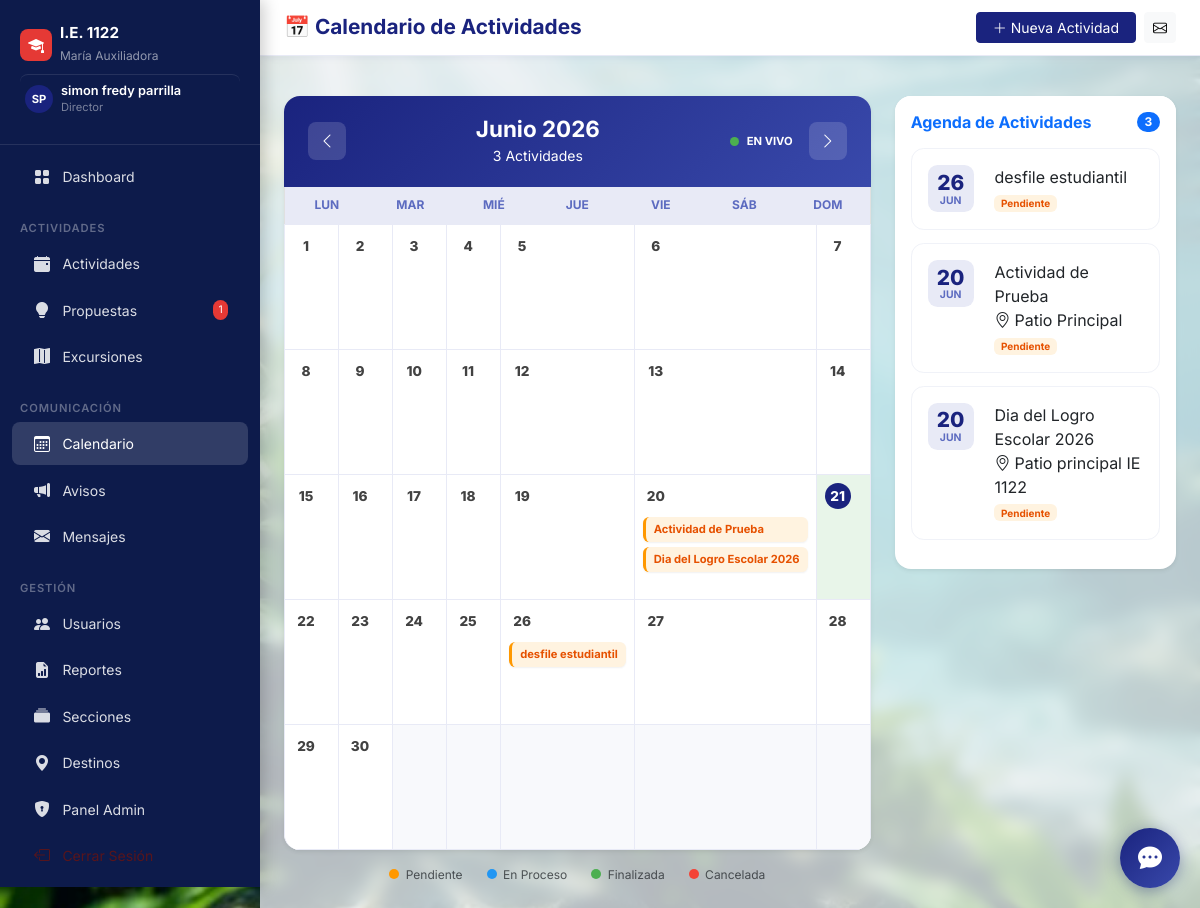
Page /calendario/ (signed in) on the committed database.
### core/models.py (models this page shows, shortened)
class User(AbstractUser):
    ROLE_CHOICES = [
        ('director', 'Director'),
        ('docente', 'Docente'),
    ]
    role = models.CharField(max_length=20, choices=ROLE_CHOICES, default='docente', verbose_name='Rol')
    email = models.EmailField(unique=True, verbose_name='Correo electrónico')
    telefono = models.CharField(max_length=15, blank=True, verbose_name='Teléfono')
    fecha_nacimiento = models.DateField(null=True, blank=True, verbose_name='Fecha de nacimiento')
    foto_perfil = models.ImageField(upload_to='perfiles/', blank=True, null=True, verbose_name='Foto de perfil')
    seccion_asignada = models.CharField(max_length=50, blank=True, verbose_name='Sección / Grado asignado', help_text='Ej: 3B, 5A, ED.FISICA')
    class Meta:
        verbose_name = 'Usuario'
        verbose_name_plural = 'Usuarios'
    @property
    def is_director(self):
        return self.role == 'director'

class ActividadInstitucional(models.Model):
    ESTADO_CHOICES = [
        ('pendiente', 'Pendiente'),
        ('en_proceso', 'En Proceso'),
        ('finalizada', 'Finalizada'),
        ('cancelada', 'Cancelada'),
    ]
    titulo = models.CharField(max_length=300, verbose_name='Título')
    descripcion = models.TextField(verbose_name='Descripción')
    fecha = models.DateField(verbose_name='Fecha de actividad')
    responsables = models.ManyToManyField(
        User,
        related_name='actividades_asignadas',
        verbose_name='Responsables',
        limit_choices_to={'role': 'docente'}
    )
    estado = models.CharField(
        max_length=20,
        choices=ESTADO_CHOICES,
        default='pendiente',
        verbose_name='Estado'
    )
    created_by = models.ForeignKey(
        User,
        on_delete=models.CASCADE,
        related_name='actividades_creadas',
        verbose_name='Creado por'
    )
    fecha_creacion = models.DateTimeField(auto_now_add=True)
    fecha_actualizacion = models.DateTimeField(auto_now=True)
    lugar = models.CharField(max_length=200, blank=True, verbose_name='Lugar')
    presupuesto = models.DecimalField(
        max_digits=10, decimal_places=2, null=True, blank=True, verbose_name='Presupuesto (S/)'
    )
    imagen = models.ImageField(upload_to='actividades/', null=True, blank=True, verbose_name='Imagen principal')
    class Meta:
        verbose_name = 'Actividad Institucional'
        verbose_name_plural = 'Actividades Institucionales'
        ordering = ['-fecha']

### core/views.py (the view)
# urls.py: path('calendario/', views.calendario_actividades, name='calendario_actividades'),
@login_required
def calendario_actividades(request):
    from datetime import date
    user = request.user
    today = date.today()
    year  = int(request.GET.get('year',  today.year))
    month = int(request.GET.get('month', today.month))
    if month < 1:
        month = 12; year -= 1
    elif month > 12:
        month = 1; year += 1
    actividades_qs = ActividadInstitucional.objects.filter(
        fecha__year=year, fecha__month=month
    ).select_related('created_by').prefetch_related('responsables')
    eventos = []
    for a in actividades_qs:
        eventos.append({
            'id': a.pk,
            'titulo': a.titulo,
            'fecha': a.fecha.strftime('%Y-%m-%d'),
            'estado': a.estado,
            'lugar': a.lugar or '',
            'url': '/actividades/{}/'.format(a.pk),
        })
    raw_cal = cal_module.monthcalendar(year, month)
    grilla = []
    for week in raw_cal:
        fila = []
        for day in week:
            if day == 0:
                fila.append({'empty': True, 'day': 0, 'date_str': '', 'is_today': False, 'eventos': []})
            else:
                ds = '{:04d}-{:02d}-{:02d}'.format(year, month, day)
                is_t = (day == today.day and month == today.month and year == today.year)
                eventos_dia = [e for e in eventos if e['fecha'] == ds]
                fila.append({
                    'empty': False,
                    'day': day,
                    'date_str': ds,
                    'is_today': is_t,
                    'eventos': eventos_dia
                })
        grilla.append(fila)
    prev_month = month - 1 if month > 1 else 12
    prev_year  = year if month > 1 else year - 1
    next_month = month + 1 if month < 12 else 1
    next_year  = year if month < 12 else year + 1
    nombre_mes = [
        '', 'Enero', 'Febrero', 'Marzo', 'Abril', 'Mayo', 'Junio',
        'Julio', 'Agosto', 'Septiembre', 'Octubre', 'Noviembre', 'Diciembre'
    ][month]
    return render(request, 'calendario/calendario.html', {
        'eventos_json': json.dumps(eventos, ensure_ascii=False),
        'year': year,
        'month': month,
        'nombre_mes': nombre_mes,
        'grilla': grilla,
        'today': today,
        'prev_year': prev_year,
        'prev_month': prev_month,
        'next_year': next_year,
        'next_month': next_month,
        'actividades_mes': actividades_qs,
    })

### templates/calendario/calendario.html (shortened to what this page needs)
{% extends "base.html" %}
{% block page_title %}📅 Calendario de Actividades{% endblock %}
{% block topbar_actions %}
{% if request.user.role == 'director' %}
<a href="{% url 'actividad_crear' %}" class="btn btn-sm btn-primary px-3">
    <i class="bi bi-plus-lg me-1"></i>Nueva Actividad
</a>
{% endif %}
{% endblock %}
{% block content %}
<div class="row g-4">
    <div class="col-lg-8">
        <div class="card border-0 shadow-sm" style="border-radius:1rem;">
            <div class="cal-header">
                <a href="?year={{ prev_year }}&month={{ prev_month }}" class="cal-nav-btn">
                    <i class="bi bi-chevron-left"></i>
                </a>
                <div class="text-center">
                    <h2 class="mb-0 h4 fw-bold text-white">{{ nombre_mes }} {{ year }}</h2>
                    <small id="act-count-text">{{ actividades_mes|length }} Actividades</small>
                </div>
                <div class="d-flex align-items-center gap-3">
                    <div id="update-indicator" class="d-flex align-items-center gap-2">
                        <div class="pulse-dot"></div>
                        <span style="font-size:.7rem; font-weight:700;">EN VIVO</span>
                    </div>
                    <a href="?year={{ next_year }}&month={{ next_month }}" class="cal-nav-btn">
                        <i class="bi bi-chevron-right"></i>
                    </a>
                </div>
            </div>
            <div class="cal-weekdays">
                <div class="cal-weekday">Lun</div>
                <div class="cal-weekday">Mar</div>
                <div class="cal-weekday">Mié</div>
                <div class="cal-weekday">Jue</div>
                <div class="cal-weekday">Vie</div>
                <div class="cal-weekday">Sáb</div>
                <div class="cal-weekday">Dom</div>
            </div>
            <div class="cal-grid" id="main-cal-grid">
                {% for semana in grilla %}
                {% for celda in semana %}
                {% if celda.empty %}
                <div class="cal-cell empty"></div>
                {% else %}
                <div class="cal-cell {% if celda.is_today %}today{% endif %}" data-day="{{ celda.date_str }}">
                    <span class="cal-day-num">{{ celda.day }}</span>
                    {% for ev in celda.eventos %}
                    <a href="{{ ev.url }}" class="cal-evento {{ ev.estado }}" title="{{ ev.titulo }}">
                        {{ ev.titulo }}
                    </a>
                    {% endfor %}
                </div>
                {% endif %}
                {% endfor %}
                {% endfor %}
            </div>
        </div>
        <div class="mt-3 d-flex flex-wrap gap-4 align-items-center justify-content-center text-muted"
            style="font-size:.75rem;">
            <span><span class="legend-dot" style="background:#ff9800;"></span>Pendiente</span>
            <span><span class="legend-dot" style="background:#2196f3;"></span>En Proceso</span>
            <span><span class="legend-dot" style="background:#4caf50;"></span>Finalizada</span>
            <span><span class="legend-dot" style="background:#f44336;"></span>Cancelada</span>
        </div>
    </div>
    <div class="col-lg-4">
        <div class="cal-side">
            <div class="card border-0 shadow-sm" style="border-radius:1rem;">
                <div class="card-header bg-white py-3 border-bottom-0 d-flex align-items-center">
                    <h6 class="mb-0 fw-bold text-primary">Agenda de Actividades</h6>
                    <span class="ms-auto badge bg-primary rounded-pill" id="side-count-badge">{{ actividades_mes|length }}</span>
                </div>
                <div class="card-body p-3 pt-0" id="side-list-container" style="max-height: 650px; overflow-y: auto;">
                    {% if actividades_mes %}
                    {% for a in actividades_mes %}
                    <a href="{% url 'actividad_detalle' a.pk %}" class="act-item">
                        <div class="act-date-badge">
                            <div class="day">{{ a.fecha|date:"d" }}</div>
                            <div class="mon">{{ a.fecha|date:"M" }}</div>
                        </div>
                        <div class="flex-grow-1 ms-2">
                            <div class="act-title text-dark">{{ a.titulo }}</div>
                            {% if a.lugar %}
                            <div class="act-lugar"><i class="bi bi-geo-alt me-1"></i>{{ a.lugar }}</div>
                            {% endif %}
                            <span class="badge badge-{{ a.estado }} mt-1" style="font-size:10px">{{ a.get_estado_display }}</span>
                        </div>
                    </a>
                    {% endfor %}
                    {% else %}
                    <div class="text-center py-5 text-muted">
                        <p class="small mb-0">No hay actividades este mes.</p>
                    </div>
                    {% endif %}
                </div>
            </div>
        </div>
    </div>
</div>
{% endblock %}

### templates/base.html (shortened to what this page needs)
<!DOCTYPE html>
<html lang="es">
<head>
  <link href="https://cdn.jsdelivr.net/npm/bootstrap@5.3.3/dist/css/bootstrap.min.css" rel="stylesheet">
  <link href="https://cdn.jsdelivr.net/npm/bootstrap-icons@1.11.3/font/bootstrap-icons.css" rel="stylesheet">
</head>
<body>
  <nav id="sidebar">
    <div class="sidebar-brand">
      <div class="d-flex align-items-center gap-2 mb-1">
        <div
          style="background:#e53935;width:32px;height:32px;border-radius:8px;display:flex;align-items:center;justify-content:center;">
          <i class="bi bi-mortarboard-fill text-white"></i>
        </div>
        <div>
          <h6>I.E. 1122</h6>
          <small>María Auxiliadora</small>
        </div>
      </div>
      {% if user.is_authenticated %}
      <a href="{% url 'perfil' %}" class="text-decoration-none d-flex align-items-center gap-2 mt-2 pt-2 profile-link"
        style="border-top:1px solid rgba(255,255,255,0.1)">
        {% if user.foto_perfil %}
        <img src="{{ user.foto_perfil.url }}" class="rounded-circle" width="28" height="28" style="object-fit:cover;">
        {% else %}
        <div class="avatar-placeholder" style="width:28px;height:28px;font-size:.7rem;">
          {{ user.first_name|first|upper }}{{ user.last_name|first|upper }}
        </div>
        {% endif %}
        <div>
          <div style="color:#fff;font-size:.8rem;font-weight:600;line-height:1.2;">
            {{ user.get_full_name|default:user.username }}
          </div>
          <div style="color:rgba(255,255,255,.45);font-size:.7rem;">
            {{ user.get_role_display }}
          </div>
        </div>
      </a>
      {% endif %}
    </div>
    <ul class="nav flex-column py-2">
      <li><a class="nav-link {% if request.resolver_match.url_name == 'dashboard' %}active{% endif %}"
          href="{% url 'dashboard' %}">
          <i class="bi bi-grid-fill"></i> Dashboard
        </a></li>
      <div class="nav-section">Actividades</div>
      <li><a class="nav-link {% if 'actividades' in request.path %}active{% endif %}"
          href="{% url 'actividades_lista' %}">
          <i class="bi bi-calendar-event-fill"></i> Actividades
        </a></li>
      <li><a class="nav-link {% if 'propuestas' in request.path %}active{% endif %}"
          href="{% url 'propuestas_lista' %}">
          <i class="bi bi-lightbulb-fill"></i> Propuestas
          {% if user.is_director %}
          {% with cnt=pendientes_count %}{% if cnt %}<span class="badge-count">{{ cnt }}</span>{% endif %}{% endwith %}
          {% endif %}
        </a></li>
      <li><a class="nav-link {% if 'excursiones' in request.path %}active{% endif %}"
          href="{% url 'excursiones_lista' %}">
          <i class="bi bi-map-fill"></i> Excursiones
        </a></li>
      <div class="nav-section">Comunicación</div>
      <li><a class="nav-link {% if 'calendario' in request.path %}active{% endif %}"
          href="{% url 'calendario_actividades' %}">
          <i class="bi bi-calendar3"></i> Calendario
        </a></li>
      <li><a class="nav-link {% if 'avisos' in request.path %}active{% endif %}" href="{% url 'avisos_lista' %}">
          <i class="bi bi-megaphone-fill"></i> Avisos
        </a></li>
      <li><a class="nav-link {% if 'mensajes' in request.path %}active{% endif %}" href="{% url 'mensajes_bandeja' %}">
          <i class="bi bi-envelope-fill"></i> Mensajes
        </a></li>
      {% if user.is_director %}
      <div class="nav-section">Gestión</div>
      <li><a class="nav-link {% if 'usuarios' in request.path %}active{% endif %}" href="{% url 'usuarios_lista' %}">
          <i class="bi bi-people-fill"></i> Usuarios
        </a></li>
      <li><a class="nav-link {% if 'reportes' in request.path %}active{% endif %}" href="{% url 'reportes_panel' %}">
          <i class="bi bi-file-earmark-bar-graph-fill"></i> Reportes
        </a></li>
      <li><a class="nav-link {% if 'secciones' in request.path %}active{% endif %}" href="{% url 'secciones_lista' %}">
          <i class="bi bi-collection-fill"></i> Secciones
        </a></li>
      <li><a class="nav-link {% if 'destinos' in request.path %}active{% endif %}" href="{% url 'destinos_lista' %}">
          <i class="bi bi-geo-alt-fill"></i> Destinos
        </a></li>
      <li><a class="nav-link" href="/admin/" target="_blank">
          <i class="bi bi-shield-lock-fill"></i> Panel Admin
        </a></li>
      {% endif %}
      <li><a class="nav-link text-danger-emphasis" href="{% url 'logout' %}">
          <i class="bi bi-box-arrow-left"></i> Cerrar Sesión
        </a></li>
    </ul>
  </nav>
  <div id="main-content">
    <div class="topbar d-flex align-items-center justify-content-between">
      <div class="d-flex align-items-center gap-3">
        <h1 class="page-title">{% block page_title %}{% endblock %}</h1>
      </div>
      <div class="d-flex align-items-center gap-2">
        {% block topbar_actions %}{% endblock %}
        <a href="{% url 'mensajes_bandeja' %}" class="btn btn-sm btn-light position-relative">
          <i class="bi bi-envelope"></i>
        </a>
      </div>
    </div>
    <div class="px-4 pt-3">
    </div>
    <main class="p-4">
      {% block content %}{% endblock %}
    </main>
  </div>
  <div id="chatbot-widget">
    <button id="chat-toggle" onclick="toggleChat()">
      <i class="bi bi-chat-dots-fill"></i>
    </button>
  </div>
</body>
</html>

### rows in the picture
User: first_name|first "S", last_name|first "P", get_full_name "simon fredy parrilla", role "Director"
ActividadInstitucional: titulo "Actividad de Prueba", fecha "20", fecha "JUN", titulo "Actividad de Prueba", lugar "Patio Principal", estado "Pendiente"
ActividadInstitucional: titulo "Dia del Logro Escolar 2026", fecha "20", fecha "JUN", titulo "Dia del Logro Escolar 2026", lugar "Patio principal IE 1122", estado "Pendiente"
ActividadInstitucional: titulo "desfile estudiantil", fecha "26", fecha "JUN", titulo "desfile estudiantil", estado "Pendiente"

### other values in the picture
{{ cnt }} "1"
{{ nombre_mes }} "Junio"
{{ year }} "2026"
{{ actividades_mes|length }} "3"
{{ celda.day }} "1" "2" "3" "4" "5" "6" "7" "8" "9" "10" "11" "12" "13" "14" "15" "16" "17" "18" "19" "20" "21" "22" "23" "24" "25" "26" "27" "28" "29" "30"
